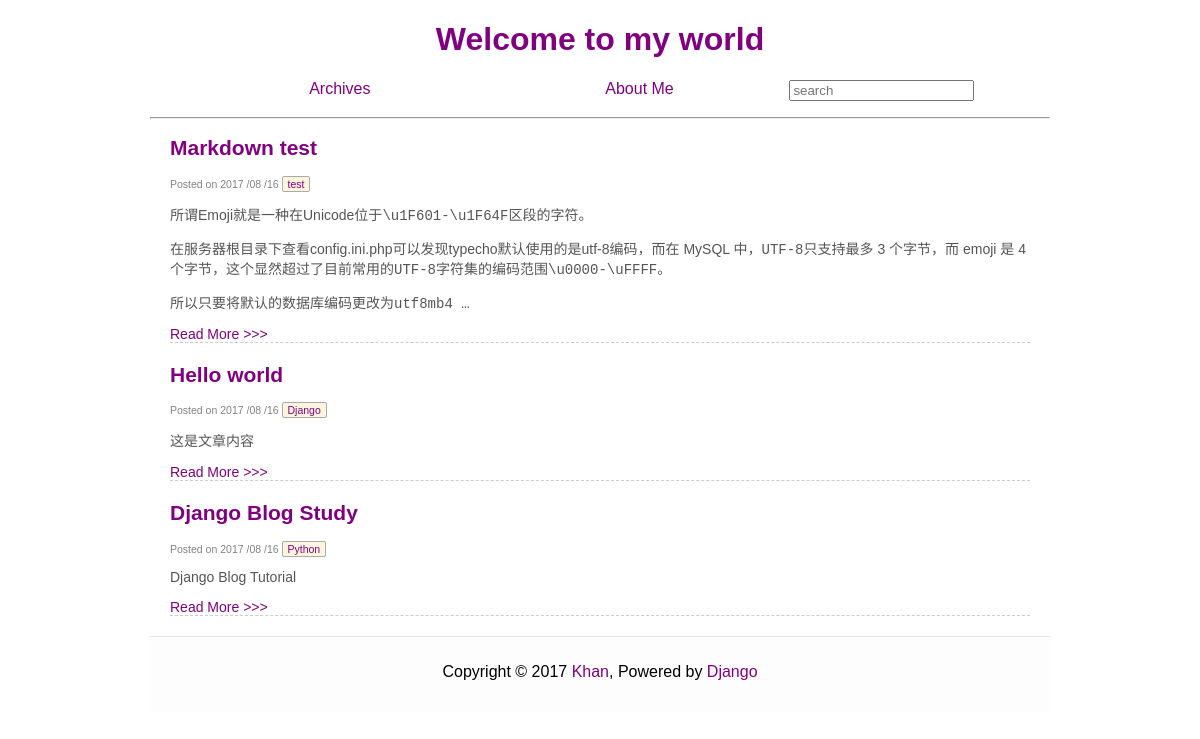
The app's page /, older data.
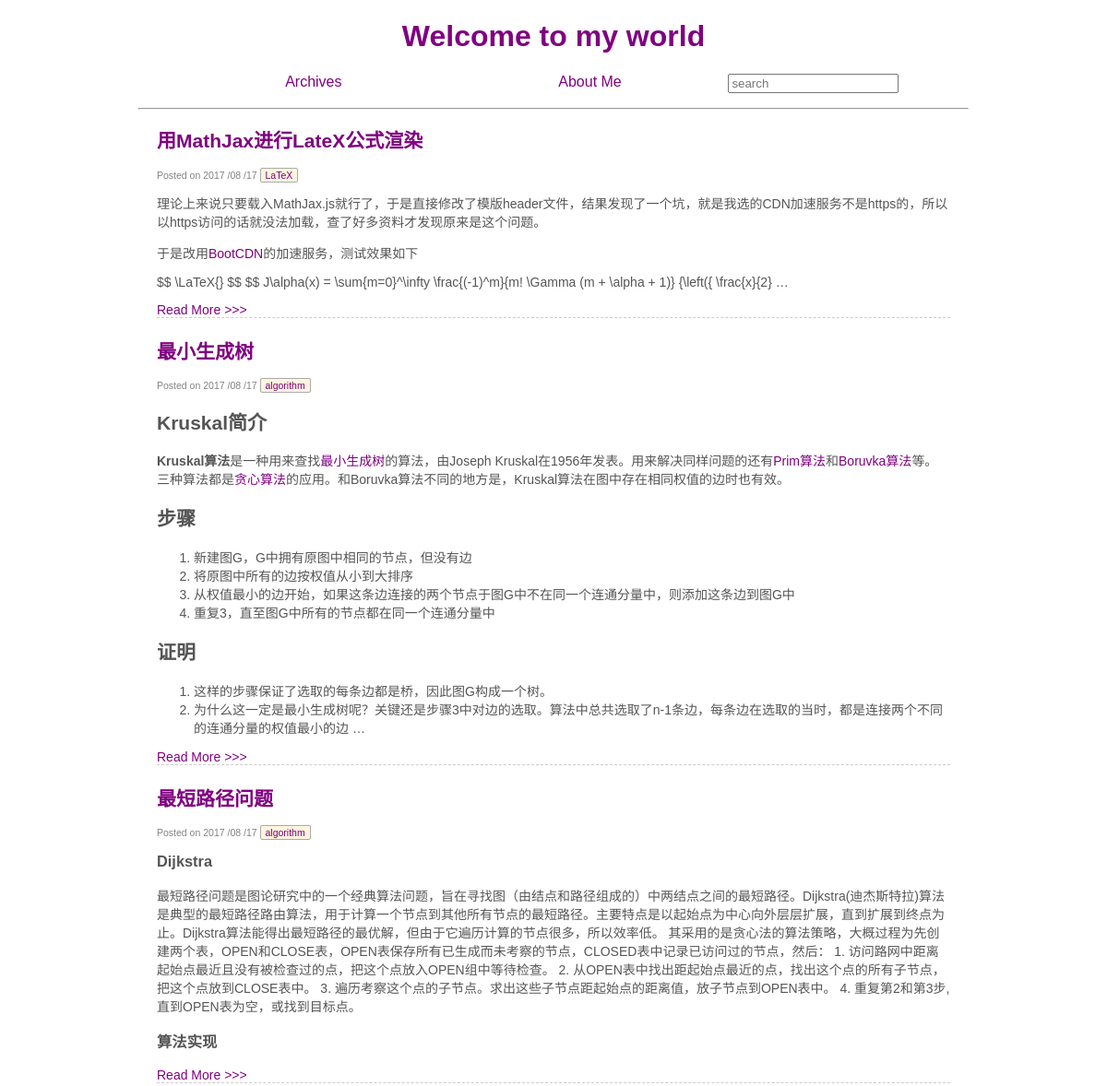
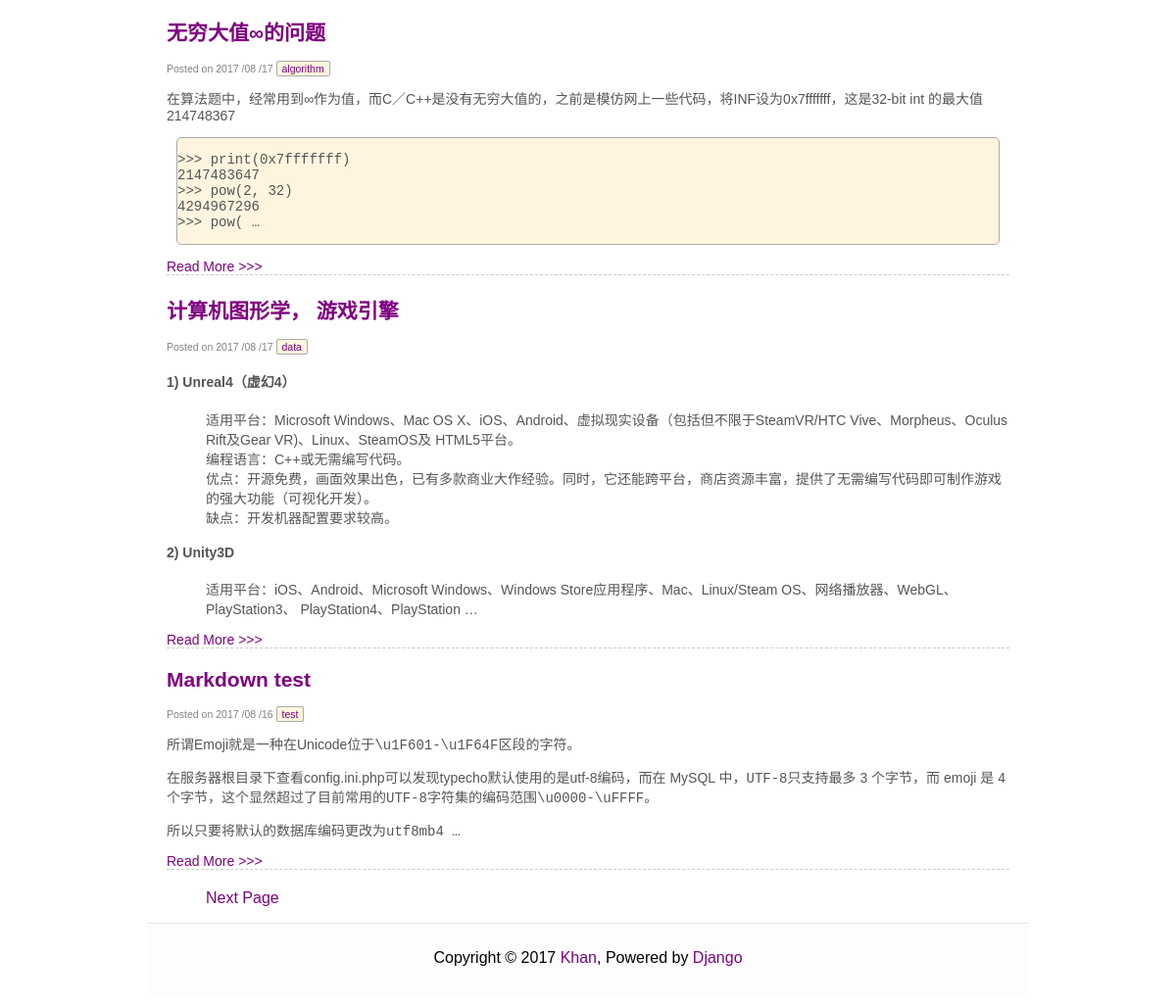
The same page, newer data (2 pictures, top to bottom).
### article/models.py (models this page shows, shortened)
class Article(models.Model):
    title = models.CharField(max_length = 100)
    category = models.CharField(max_length = 500, blank = True)
    date_time = models.DateTimeField(auto_now_add = True)
    content = models.TextField(blank = True, null = True)
    class Meta:
        ordering = ['-date_time']

### article/views.py (the view)
# urls.py: 2. Add a URL to urlpatterns:  url(r'^$', views.home, name='home')
def home(request):
    posts = Article.objects.all()
    paginator = Paginator(posts, 6)
    page = request.GET.get('page')
    try:
        post_list = paginator.page(page)
    except PageNotAnInteger:
        post_list = paginator.page(1)
    except EmptyPage:
        post_list = paginator.paginator(paginator.num_pages)
    return render(request, 'home.html', {'post_list': post_list})

### article/templatetags/custom_markdown.py (called while the page is built)
@register.filter(is_safe=True)  #注册template filter
@stringfilter  #希望字符串作为参数
def custom_markdown(value):
    return mark_safe(markdown.markdown(value,
        extensions = ['markdown.extensions.fenced_code', 'markdown.extensions.codehilite'], safe_mode=True, enable_attributes=False))

### templates/home.html (shortened to what this page needs)
{% extends "base.html" %}
{% load custom_markdown %}
{% block content %}
<div class="posts">
    {% for post in post_list %}
        <section class="post">
            <header class="post-header">
                <h2 class="post-title">
                    <a href="{% url "detail" id=post.id %}">{{ post.title }}</a>
                </h2>
                <p class="post-meta">
                    Posted on {{ post.date_time |date:"Y /m /d"}}
                    <a class="post-category" href="{% url "search_tag" tag=post.category %}">
                    {{ post.category }}
                    </a>
                </p>
            </header>
                <div class="post-description">
                    <p>
                        {{ post.content|custom_markdown|truncatewords_html:20 }}
                    </p>
                </div>
                <a class="pure-button" href="{% url "detail" id=post.id %}">
                Read More >>>
                </a>
        </section>
    {% endfor %}
    {% if post_list.object_list and post_list.paginator.num_pages > 1 %}
    <div>
        <ul class="pager">
            {% if post_list.has_next %}
            <li><a href="?page={{ post_list.next_page_number }}">Next Page</a></li>
            {% endif %}
        </ul>
    </div>
    {% endif %}
</div>
{% endblock %}

Row changes from the older to the newer data that the page shows:
no longer on this page (row edited): Article: title "Hello world", date_time "2017 /08 /16", category "Django", content|custom_markdown "这是文章内容"
no longer on this page (row unchanged): Article: title "Django Blog Study", date_time "2017 /08 /16", category "Python", content|custom_markdown "Django Blog Tutorial"
added Article: title "用MathJax进行LateX公式渲染", date_time "2017 /08 /17", category "LaTeX", content|custom_markdown "理论上来说只要载入MathJax.js就行了，于是直接修改了模版header文件，结果发现了一个坑，就是我选的CDN加速服务不是https的，所以以https访问的话就没法加载，查了好多资料才发现原来是这个问题。 于是改用 BootCDN 的加速服务，测试效果如下 $$ \\LaTeX{} $$ $$ J\\alpha(x) = \\sum{m=0}^\\infty \\frac{(-1)^m}{m! \\Gamma (m + \\alpha + 1)} {\\left({ \\frac{x}{2} …"
added Article: title "最小生成树", date_time "2017 /08 /17", category "algorithm", content|custom_markdown "Kruskal简介 Kruskal算法 是一种用来查找 最小生成树 的算法，由Joseph Kruskal在1956年发表。用来解决同样问题的还有 Prim算法 和 Boruvka算法 等。三种算法都是 贪心算法 的应用。和Boruvka算法不同的地方是，Kruskal算法在图中存在相同权值的边时也有效。 步骤 新建图G，G中拥有原图中相同的节点，但没有边 将原图中所有的边按权值从小到大排序 从权值最小的边开始，如果这条边连接的两个节点于图G中不在同一个连通分量中，则添加这条边到图G中 重复3，直至图G中所有的节点都在同一个连通分量中 证明 这样的步骤保证了选取的每条边都是桥，因此图G构成一个树。 为什么这一定是最小生成树呢？关键还是步骤3中对边的选取。算法中总共选取了n-1条边，每条边在选取的当时，都是连接两个不同的连通分量的权值最小的边 …"
added Article: title "最短路径问题", date_time "2017 /08 /17", category "algorithm", content|custom_markdown "Dijkstra 最短路径问题是图论研究中的一个经典算法问题，旨在寻找图（由结点和路径组成的）中两结点之间的最短路径。Dijkstra(迪杰斯特拉)算法是典型的最短路径路由算法，用于计算一个节点到其他所有节点的最短路径。主要特点是以起始点为中心向外层层扩展，直到扩展到终点为止。Dijkstra算法能得出最短路径的最优解，但由于它遍历计算的节点很多，所以效率低。 其采用的是贪心法的算法策略，大概过程为先创建两个表，OPEN和CLOSE表，OPEN表保存所有已生成而未考察的节点，CLOSED表中记录已访问过的节点，然后： 1. 访问路网中距离起始点最近且没有被检查过的点，把这个点放入OPEN组中等待检查。 2. 从OPEN表中找出距起始点最近的点，找出这个点的所有子节点，把这个点放到CLOSE表中。 3. 遍历考察这个点的子节点。求出这些子节点距起始点的距离值，放子节点到OPEN表中。 4. 重复第2和第3步,直到OPEN表为空，或找到目标点。 算法实现"
added Article: title "无穷大值∞的问题", date_time "2017 /08 /17", category "algorithm", content|custom_markdown "在算法题中，经常用到∞作为值，而C／C++是没有无穷大值的，之前是模仿网上一些代码，将INF设为0x7fffffff，这是32-bit int 的最大值214748367 >>> print ( 0x7fffffff ) 2147483647 >>> pow ( 2 , 32 ) 4294967296 >>> pow ( …"
added Article: title "计算机图形学， 游戏引擎", date_time "2017 /08 /17", category "data", content|custom_markdown "1) Unreal4（虚幻4） 适用平台：Microsoft Windows、Mac OS X、iOS、Android、虚拟现实设备（包括但不限于SteamVR/HTC Vive、Morpheus、Oculus Rift及Gear VR)、Linux、SteamOS及 HTML5平台。 编程语言：C++或无需编写代码。 优点：开源免费，画面效果出色，已有多款商业大作经验。同时，它还能跨平台，商店资源丰富，提供了无需编写代码即可制作游戏的强大功能（可视化开发）。 缺点：开发机器配置要求较高。 2) Unity3D 适用平台：iOS、Android、Microsoft Windows、Windows Store应用程序、Mac、Linux/Steam OS、网络播放器、WebGL、PlayStation3、 PlayStation4、PlayStation …"
Text that changed along with them:
text now shown: "Next Page"
